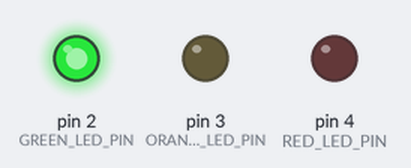
A sketch run on a simulated Arduino Uno, built with avr-gcc and run on an emulated ATmega328P. Shown: output pins drawn as LEDs (lit = HIGH).

Above: at 0.7 s.
At 2.0 s:
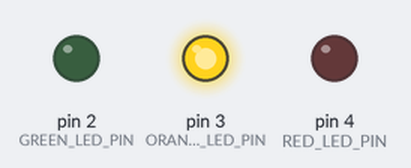
At 3.5 s:
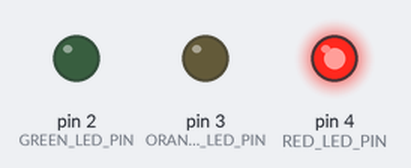
Timing chart, 0 to 5.9 s (numbered marks = the images above):
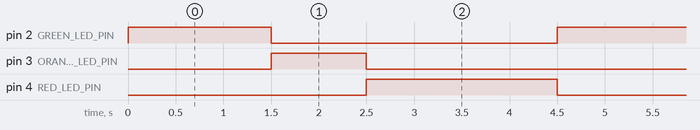

Measured:
- by itself, pin 2 (GREEN_LED_PIN): alternates HIGH for 1.5 s and LOW for 3.0 s
- by itself, pin 3 (ORANGE_LED_PIN): alternates HIGH for 1.0 s and LOW for 3.5 s
- by itself, pin 4 (RED_LED_PIN): alternates HIGH for 2.0 s and LOW for 2.5 s

The sketch:

07-TrafficLight.ino
```cpp
/*
 * Simulate a Traffic Light using 3 LEDs.
 */

#define GREEN_LED_PIN 2
#define ORANGE_LED_PIN 3
#define RED_LED_PIN 4

void setup() {
  // config PINs
  pinMode(RED_LED_PIN, OUTPUT);
  pinMode(ORANGE_LED_PIN, OUTPUT);
  pinMode(GREEN_LED_PIN, OUTPUT);
}

void loop() {
  // green light
  digitalWrite(RED_LED_PIN, LOW);
  digitalWrite(ORANGE_LED_PIN, LOW);
  digitalWrite(GREEN_LED_PIN, HIGH);
  delay(1500);

  // orange light
  digitalWrite(RED_LED_PIN, LOW);
  digitalWrite(ORANGE_LED_PIN, HIGH);
  digitalWrite(GREEN_LED_PIN, LOW);
  delay(1000);

  // red light
  digitalWrite(RED_LED_PIN, HIGH);
  digitalWrite(ORANGE_LED_PIN, LOW);
  digitalWrite(GREEN_LED_PIN, LOW);
  delay(2000);
}
```
